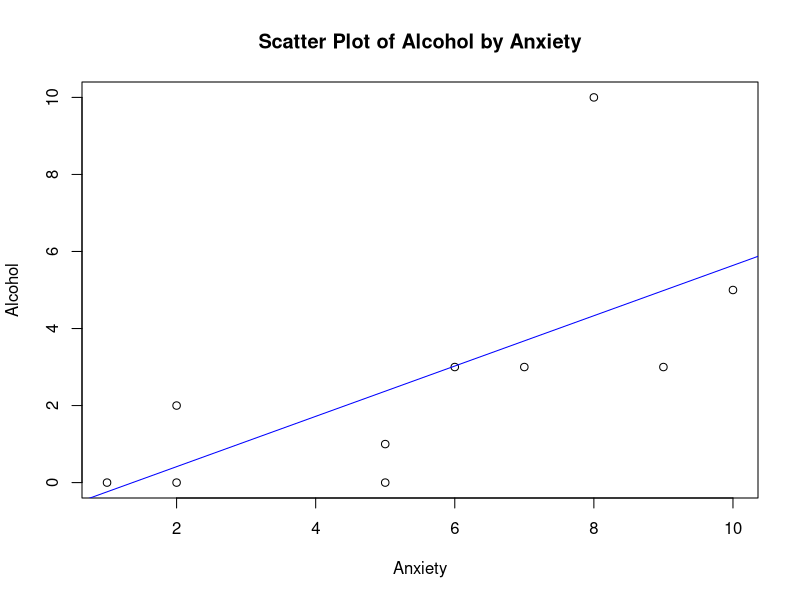

This figure's R source:
Anxiety<- c(1,5,9,6,8,5,2,10,2,7)
Alcohol_Consumption <- c(0,1,3,3,10,0,0,5,2,3)
reg <- lm(Alcohol_Consumption ~ Anxiety)
summary(reg)
plot(Anxiety,Alcohol_Consumption,ylim=c(0,10), main='Scatter Plot of Alcohol by Anxiety',ylab = 'Alcohol')
abline(reg,col='blue')